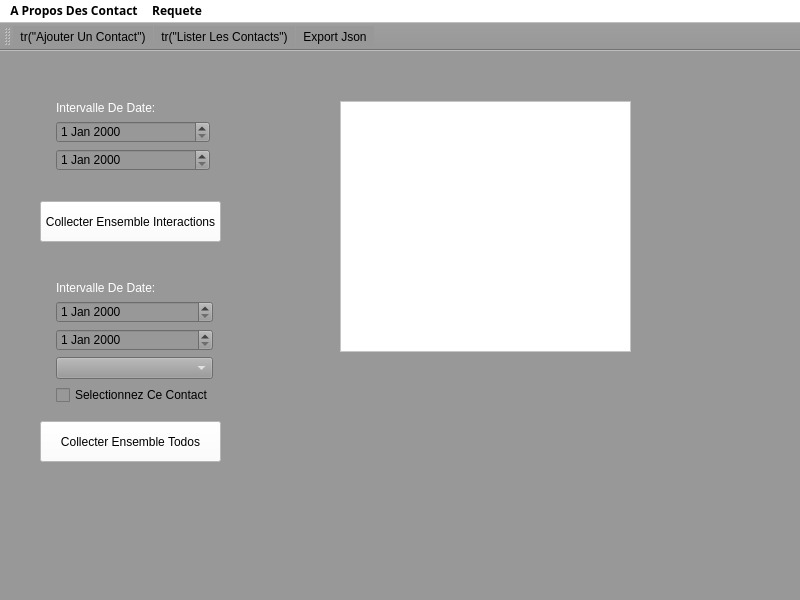
<?xml version="1.0" encoding="UTF-8"?>
<ui version="4.0">
 <class>MainWindow</class>
 <widget class="QMainWindow" name="MainWindow">
  <property name="geometry">
   <rect>
    <x>0</x>
    <y>0</y>
    <width>800</width>
    <height>600</height>
   </rect>
  </property>
  <property name="windowTitle">
   <string>Fenetre Principale</string>
  </property>
  <property name="windowIcon">
   <iconset theme="applications-office">
    <normaloff>.</normaloff>.</iconset>
  </property>
  <property name="styleSheet">
   <string notr="true">background-color: rgb(152, 152, 152);</string>
  </property>
  <widget class="QWidget" name="centralwidget">
   <widget class="QTableWidget" name="Results_Interaction">
    <property name="geometry">
     <rect>
      <x>340</x>
      <y>50</y>
      <width>291</width>
      <height>251</height>
     </rect>
    </property>
    <property name="styleSheet">
     <string notr="true">background-color: rgb(255, 255, 255);</string>
    </property>
   </widget>
   <widget class="QPushButton" name="Collect">
    <property name="geometry">
     <rect>
      <x>40</x>
      <y>150</y>
      <width>181</width>
      <height>41</height>
     </rect>
    </property>
    <property name="styleSheet">
     <string notr="true">background-color: rgb(255, 255, 255);</string>
    </property>
    <property name="text">
     <string>Collecter Ensemble Interactions</string>
    </property>
   </widget>
   <widget class="QWidget" name="formLayoutWidget">
    <property name="geometry">
     <rect>
      <x>50</x>
      <y>50</y>
      <width>160</width>
      <height>86</height>
     </rect>
    </property>
    <layout class="QFormLayout" name="formLayout">
     <item row="1" column="1">
      <widget class="QDateEdit" name="Date1"/>
     </item>
     <item row="2" column="1">
      <widget class="QDateEdit" name="Date2"/>
     </item>
     <item row="0" column="1">
      <widget class="QLabel" name="label">
       <property name="styleSheet">
        <string notr="true">color: rgb(255, 255, 255);</string>
       </property>
       <property name="text">
        <string>Intervalle De Date: </string>
       </property>
      </widget>
     </item>
    </layout>
   </widget>
   <widget class="QWidget" name="formLayoutWidget_2">
    <property name="geometry">
     <rect>
      <x>50</x>
      <y>230</y>
      <width>163</width>
      <height>138</height>
     </rect>
    </property>
    <layout class="QFormLayout" name="formLayout_2">
     <item row="1" column="1">
      <widget class="QDateEdit" name="Date1_Todo"/>
     </item>
     <item row="2" column="1">
      <widget class="QDateEdit" name="Date2_Todo"/>
     </item>
     <item row="0" column="1">
      <widget class="QLabel" name="label_2">
       <property name="styleSheet">
        <string notr="true">color: rgb(255, 255, 255);</string>
       </property>
       <property name="text">
        <string>Intervalle De Date: </string>
       </property>
      </widget>
     </item>
     <item row="3" column="1">
      <widget class="QComboBox" name="IdContact_Box">
       <property name="styleSheet">
        <string notr="true">color: rgb(255, 255, 255);</string>
       </property>
      </widget>
     </item>
     <item row="4" column="1">
      <widget class="QCheckBox" name="checkContact">
       <property name="text">
        <string>Selectionnez Ce Contact</string>
       </property>
      </widget>
     </item>
    </layout>
   </widget>
   <widget class="QPushButton" name="Collect_Todo">
    <property name="geometry">
     <rect>
      <x>40</x>
      <y>370</y>
      <width>181</width>
      <height>41</height>
     </rect>
    </property>
    <property name="styleSheet">
     <string notr="true">background-color: rgb(255, 255, 255);</string>
    </property>
    <property name="text">
     <string>Collecter Ensemble Todos</string>
    </property>
   </widget>
  </widget>
  <widget class="QStatusBar" name="statusbar"/>
  <widget class="QMenuBar" name="menubar">
   <property name="enabled">
    <bool>true</bool>
   </property>
   <property name="geometry">
    <rect>
     <x>0</x>
     <y>0</y>
     <width>800</width>
     <height>22</height>
    </rect>
   </property>
   <property name="sizePolicy">
    <sizepolicy hsizetype="MinimumExpanding" vsizetype="Minimum">
     <horstretch>0</horstretch>
     <verstretch>0</verstretch>
    </sizepolicy>
   </property>
   <property name="maximumSize">
    <size>
     <width>16777215</width>
     <height>16777215</height>
    </size>
   </property>
   <property name="sizeIncrement">
    <size>
     <width>50</width>
     <height>50</height>
    </size>
   </property>
   <property name="font">
    <font>
     <family>Poppins</family>
     <bold>true</bold>
    </font>
   </property>
   <property name="styleSheet">
    <string notr="true">background-color: rgb(255, 255, 255);</string>
   </property>
   <property name="defaultUp">
    <bool>false</bool>
   </property>
   <widget class="QMenu" name="menu_Contacts">
    <property name="title">
     <string>A Propos Des Contact</string>
    </property>
    <addaction name="actionAjouter_Un_Contact_2"/>
    <addaction name="actionLister_Les_Contacts_2"/>
   </widget>
   <widget class="QMenu" name="menuRequete">
    <property name="title">
     <string>Requete</string>
    </property>
    <addaction name="actionExport_Json"/>
   </widget>
   <addaction name="menu_Contacts"/>
   <addaction name="menuRequete"/>
  </widget>
  <widget class="QToolBar" name="toolBar">
   <property name="windowTitle">
    <string>toolBar</string>
   </property>
   <attribute name="toolBarArea">
    <enum>TopToolBarArea</enum>
   </attribute>
   <attribute name="toolBarBreak">
    <bool>false</bool>
   </attribute>
   <addaction name="actionAjouter_Un_Contact_2"/>
   <addaction name="actionLister_Les_Contacts_2"/>
   <addaction name="actionExport_Json"/>
  </widget>
  <action name="actionAjouter_Un_Contact_2">
   <property name="icon">
    <iconset resource="Ressources_QT.qrc">
     <normaloff>:/rec/Ressources/add-user.png</normaloff>:/rec/Ressources/add-user.png</iconset>
   </property>
   <property name="text">
    <string>tr(&quot;Ajouter Un Contact&quot;)</string>
   </property>
  </action>
  <action name="actionLister_Les_Contacts_2">
   <property name="icon">
    <iconset resource="Ressources_QT.qrc">
     <normaloff>:/rec/Ressources/listing-user.png</normaloff>:/rec/Ressources/listing-user.png</iconset>
   </property>
   <property name="text">
    <string>tr(&quot;Lister Les Contacts&quot;)</string>
   </property>
  </action>
  <action name="actionExport_Json">
   <property name="icon">
    <iconset resource="Ressources_QT.qrc">
     <normaloff>:/rec/Ressources/json.png</normaloff>:/rec/Ressources/json.png</iconset>
   </property>
   <property name="text">
    <string>Export Json</string>
   </property>
  </action>
 </widget>
 <resources>
  <include location="Ressources_QT.qrc"/>
 </resources>
 <connections/>
</ui>
